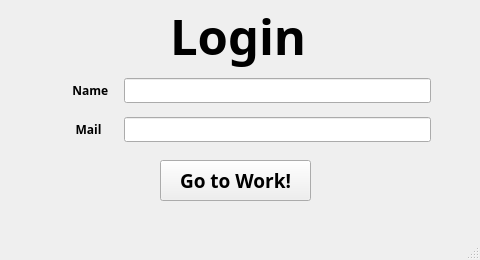
<?xml version="1.0" encoding="UTF-8"?>
<ui version="4.0">
 <class>MainWindow</class>
 <widget class="QMainWindow" name="MainWindow">
  <property name="geometry">
   <rect>
    <x>0</x>
    <y>0</y>
    <width>480</width>
    <height>260</height>
   </rect>
  </property>
  <property name="windowTitle">
   <string>MainWindow</string>
  </property>
  <widget class="QWidget" name="centralwidget">
   <widget class="QLabel" name="label">
    <property name="geometry">
     <rect>
      <x>170</x>
      <y>0</y>
      <width>141</width>
      <height>71</height>
     </rect>
    </property>
    <property name="font">
     <font>
      <family>Artifakt Element</family>
      <pointsize>37</pointsize>
      <weight>75</weight>
      <bold>true</bold>
     </font>
    </property>
    <property name="text">
     <string>Login</string>
    </property>
   </widget>
   <widget class="QWidget" name="gridLayoutWidget">
    <property name="geometry">
     <rect>
      <x>60</x>
      <y>70</y>
      <width>371</width>
      <height>81</height>
     </rect>
    </property>
    <property name="font">
     <font>
      <family>Artifakt Element</family>
      <weight>75</weight>
      <bold>true</bold>
     </font>
    </property>
    <layout class="QGridLayout" name="gridLayout">
     <item row="0" column="1">
      <widget class="QLineEdit" name="lineEdit_name">
       <property name="font">
        <font>
         <family>Artifakt Element</family>
         <weight>75</weight>
         <bold>true</bold>
        </font>
       </property>
      </widget>
     </item>
     <item row="1" column="1">
      <widget class="QLineEdit" name="lineEdit_mail">
       <property name="font">
        <font>
         <family>Artifakt Element</family>
         <weight>75</weight>
         <bold>true</bold>
        </font>
       </property>
      </widget>
     </item>
     <item row="0" column="0">
      <widget class="QLabel" name="label_2">
       <property name="font">
        <font>
         <family>Artifakt Element</family>
         <weight>75</weight>
         <bold>true</bold>
        </font>
       </property>
       <property name="text">
        <string>    Name   </string>
       </property>
      </widget>
     </item>
     <item row="1" column="0">
      <widget class="QLabel" name="label_3">
       <property name="font">
        <font>
         <family>Artifakt Element</family>
         <weight>75</weight>
         <bold>true</bold>
        </font>
       </property>
       <property name="text">
        <string>     Mail</string>
       </property>
      </widget>
     </item>
    </layout>
   </widget>
   <widget class="QPushButton" name="pushButton">
    <property name="geometry">
     <rect>
      <x>160</x>
      <y>160</y>
      <width>151</width>
      <height>41</height>
     </rect>
    </property>
    <property name="font">
     <font>
      <family>Artifakt Element</family>
      <pointsize>14</pointsize>
      <weight>75</weight>
      <bold>true</bold>
     </font>
    </property>
    <property name="text">
     <string>Go to Work!</string>
    </property>
   </widget>
  </widget>
  <widget class="QMenuBar" name="menubar">
   <property name="geometry">
    <rect>
     <x>0</x>
     <y>0</y>
     <width>480</width>
     <height>25</height>
    </rect>
   </property>
  </widget>
  <widget class="QStatusBar" name="statusbar"/>
 </widget>
 <resources/>
 <connections/>
</ui>
